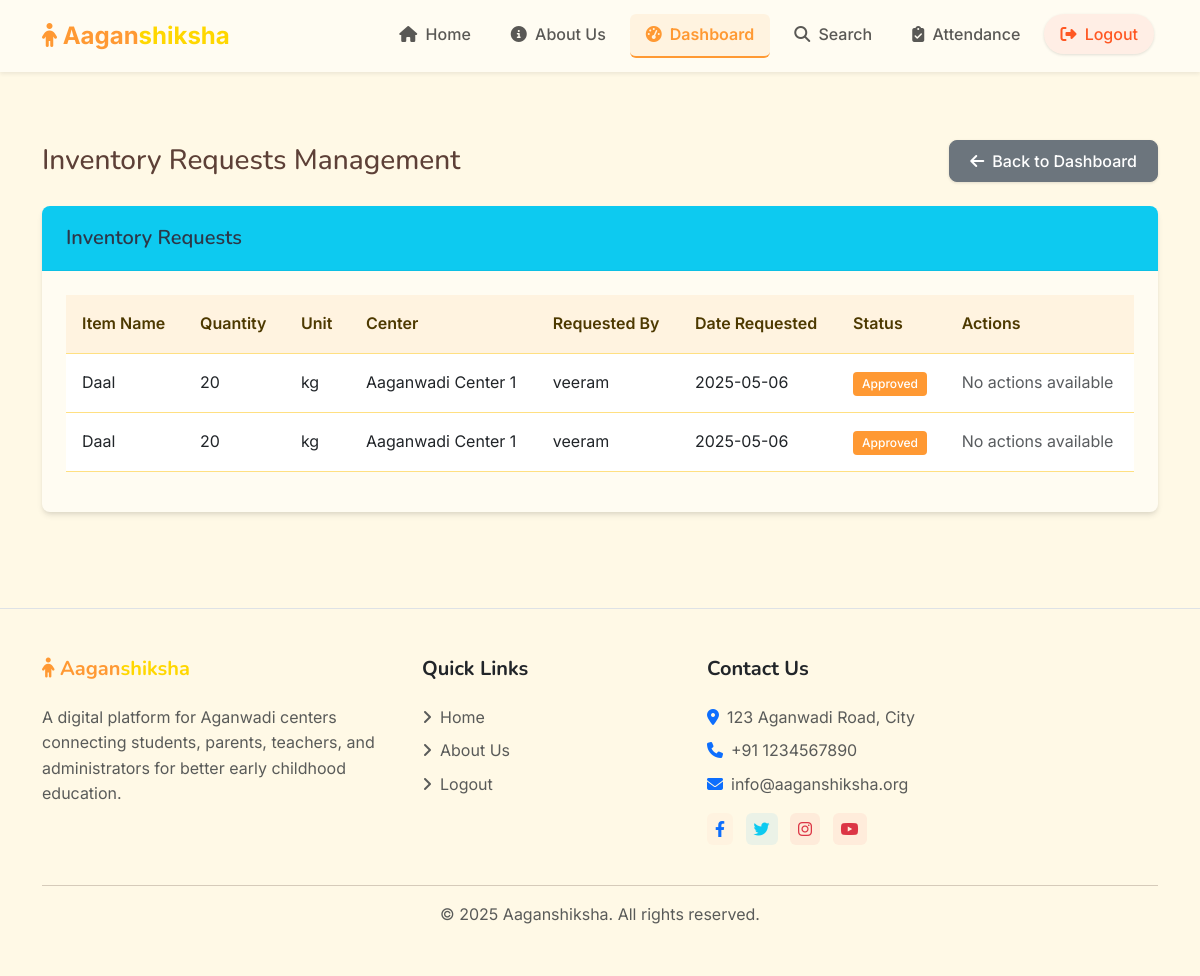
The app's page /admin/inventory-requests (signed in), older data.
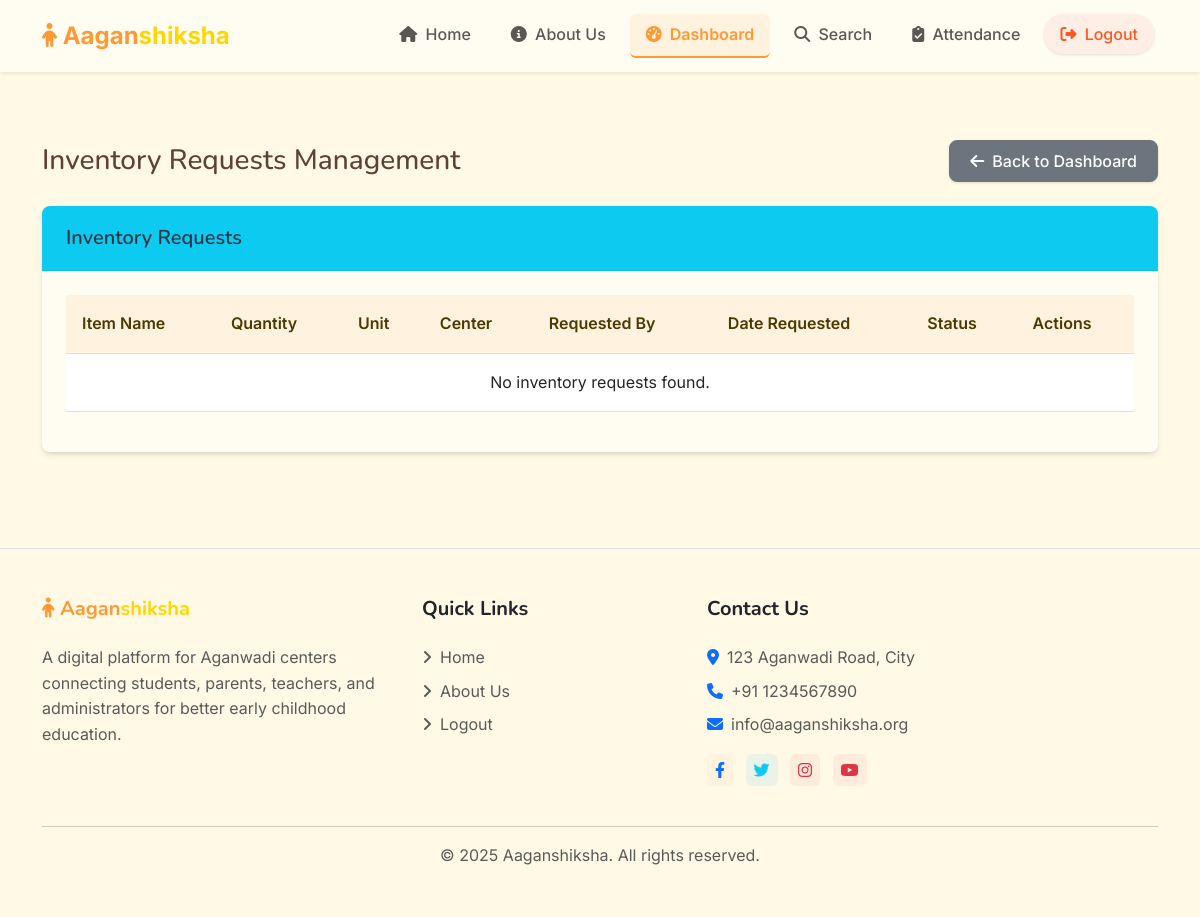
The same page, newer data.
### models.py (models this page shows, shortened)
class InventoryRequest(db.Model):
    id = db.Column(db.Integer, primary_key=True, autoincrement=True)
    item_name = db.Column(db.String(100), nullable=False)
    quantity = db.Column(db.Integer, default=0)
    unit = db.Column(db.String(20))
    description = db.Column(db.Text)
    center_id = db.Column(db.Integer, db.ForeignKey('center.id'), nullable=False)
    user_id = db.Column(db.Integer, db.ForeignKey('user.id'), nullable=False)
    status = db.Column(db.String(20), default='pending')  # 'pending', 'approved', 'rejected'
    created_at = db.Column(db.DateTime, default=datetime.utcnow)
    updated_at = db.Column(db.DateTime, default=datetime.utcnow, onupdate=datetime.utcnow)
    center = db.relationship('Center', backref='inventory_requests')
    requester = db.relationship('User', foreign_keys=[user_id], backref='requested_inventory_items')

class Center(db.Model):
    id = db.Column(db.Integer, primary_key=True)
    name = db.Column(db.String(100), nullable=False)
    address = db.Column(db.String(200), nullable=False)
    contact_number = db.Column(db.String(15))
    email = db.Column(db.String(120))
    created_at = db.Column(db.DateTime, default=datetime.utcnow)
    students = db.relationship('Student', backref='center', lazy=True)
    inventory_items = db.relationship('Inventory', backref='center', lazy=True)

class User(UserMixin, db.Model):
    id = db.Column(db.Integer, primary_key=True)
    username = db.Column(db.String(64), unique=True, nullable=False)
    email = db.Column(db.String(120), unique=True, nullable=False)
    password_hash = db.Column(db.String(256), nullable=False)
    role = db.Column(db.String(20), nullable=False)  # 'admin', 'teacher'
    aadhar_number = db.Column(db.String(12), unique=True, nullable=False)
    phone_number = db.Column(db.String(15), nullable=True)
    address = db.Column(db.String(200), nullable=True)
    created_at = db.Column(db.DateTime, default=datetime.utcnow)
    center_id = db.Column(db.Integer, db.ForeignKey('center.id'), nullable=True)  # Only required for teachers
    center = db.relationship('Center', backref='teachers', lazy=True)
    complaints = db.relationship('Complaint', backref='author', lazy=True)
    nutrition_tips = db.relationship('NutritionTip', backref='created_by', lazy=True)
    activities = db.relationship('Activity', backref='created_by', lazy=True)

### routes/admin.py (the view)
@admin_bp.route('/inventory-requests')
@login_required
@admin_required
def inventory_requests():
    requests = InventoryRequest.query.order_by(InventoryRequest.created_at.desc()).all()
    print(f"Found {len(requests)} inventory requests")
    requests_with_data = db.session.query(
        InventoryRequest,
        User.username.label('requester_name'),
        Center.name.label('center_name')
    ).join(
        User, User.id == InventoryRequest.user_id
    ).join(
        Center, Center.id == InventoryRequest.center_id
    ).order_by(InventoryRequest.created_at.desc()).all()
    return render_template('admin/inventory_requests.html', inventory_requests=requests_with_data)

### templates/admin/inventory_requests.html (shortened to what this page needs)
{% extends 'base.html' %}
{% block content %}
<div class="container py-4">
    <div class="d-flex justify-content-between align-items-center mb-4">
        <h1 class="h3 mb-0">Inventory Requests Management</h1>
        <a href="{{ url_for('admin.dashboard') }}" class="btn btn-secondary">
            <i class="fas fa-arrow-left me-2"></i>Back to Dashboard
        </a>
    </div>
    <div class="card">
        <div class="card-header bg-info text-white">
            <h5 class="mb-0">Inventory Requests</h5>
        </div>
        <div class="card-body">
            <div class="table-responsive">
                <table class="table table-hover">
                    <thead>
                        <tr>
                            <th>Item Name</th>
                            <th>Quantity</th>
                            <th>Unit</th>
                            <th>Center</th>
                            <th>Requested By</th>
                            <th>Date Requested</th>
                            <th>Status</th>
                            <th>Actions</th>
                        </tr>
                    </thead>
                    <tbody>
                        {% if inventory_requests %}
                            {% for item in inventory_requests %}
                                {% set request = item[0] if item is iterable and item|length > 1 else item %}
                                <tr>
                                    <td>{{ request.item_name }}</td>
                                    <td>{{ request.quantity }}</td>
                                    <td>{{ request.unit }}</td>
                                    <td>
                                        {% if item is iterable and item|length > 1 %}
                                            {{ item.center_name }}
                                        {% else %}
                                            {{ request.center.name if request.center else 'Unknown' }}
                                        {% endif %}
                                    </td>
                                    <td>
                                        {% if item is iterable and item|length > 1 %}
                                            {{ item.requester_name }}
                                        {% else %}
                                            {{ request.requester.username if request.requester else 'Unknown' }}
                                        {% endif %}
                                    </td>
                                    <td>{{ request.created_at.strftime('%Y-%m-%d') }}</td>
                                    <td>
                                        <span class="badge {% if request.status == 'pending' %}bg-warning{% elif request.status == 'approved' %}bg-success{% else %}bg-danger{% endif %}">
                                            {{ request.status.capitalize() }}
                                        </span>
                                    </td>
                                    <td>
                                        {% if request.status == 'pending' %}
                                            <div class="btn-group btn-group-sm">
                                                <form action="{{ url_for('admin.approve_inventory_request', id=request.id) }}" method="POST" style="display: inline;">
                                                    <input type="hidden" name="csrf_token" value="{{ csrf_token() }}">
                                                    <button type="submit" class="btn btn-success" title="Approve">
                                                        <i class="fas fa-check"></i>
                                                    </button>
                                                </form>
                                                <form action="{{ url_for('admin.reject_inventory_request', id=request.id) }}" method="POST" style="display: inline;">
                                                    <input type="hidden" name="csrf_token" value="{{ csrf_token() }}">
                                                    <button type="submit" class="btn btn-danger" title="Reject">
                                                        <i class="fas fa-times"></i>
                                                    </button>
                                                </form>
                                            </div>
                                        {% else %}
                                            <span class="text-muted">No actions available</span>
                                        {% endif %}
                                    </td>
                                </tr>
                            {% endfor %}
                        {% else %}
                            <tr>
                                <td colspan="8" class="text-center">No inventory requests found.</td>
                            </tr>
                        {% endif %}
                    </tbody>
                </table>
            </div>
        </div>
    </div>
</div>
{% endblock %}

### templates/base.html (shortened to what this page needs)
<!DOCTYPE html>
<html lang="en" data-bs-theme="light">
<head>
    <link href="https://cdn.jsdelivr.net/npm/bootstrap@5.3.0/dist/css/bootstrap.min.css" rel="stylesheet">
    <link rel="stylesheet" href="https://cdnjs.cloudflare.com/ajax/libs/font-awesome/6.4.0/css/all.min.css">
    <link rel="stylesheet" href="https://cdnjs.cloudflare.com/ajax/libs/animate.css/4.1.1/animate.min.css">
    <link rel="stylesheet" href="{{ url_for('static', filename='css/style.css') }}">
</head>
<body>
    <nav class="navbar navbar-expand-lg fixed-top shadow-sm navbar-light" style="background-color: #FFFCF2;">
        <div class="container">
            <a class="navbar-brand fw-bold" href="{{ url_for('home.index') }}">
                <i class="fas fa-child" style="color: #FF9933; background: transparent;"></i>
                <span style="color: #FF9933;">Aagan</span><span style="color: #FFD700;">shiksha</span>
            </a>
            <div class="collapse navbar-collapse" id="navbarNav">
                <ul class="navbar-nav ms-auto">
                    <li class="nav-item mx-1">
                        <a class="nav-link rounded px-3 {% if request.path == '/' %}active{% endif %}" href="{{ url_for('home.index') }}">
                            <i class="fas fa-home me-1"></i> Home
                        </a>
                    </li>
                    <li class="nav-item mx-1">
                        <a class="nav-link rounded px-3 {% if request.path == '/about' %}active{% endif %}" href="{{ url_for('home.about') }}">
                            <i class="fas fa-info-circle me-1"></i> About Us
                        </a>
                    </li>
                    {% if current_user.is_authenticated %}
                        {% if current_user.role == 'admin' %}
                            <li class="nav-item mx-1">
                                <a class="nav-link rounded px-3 {% if '/admin/' in request.path and not '/admin/search' in request.path %}active{% endif %}" href="{{ url_for('admin.dashboard') }}">
                                    <i class="fas fa-tachometer-alt me-1"></i> Dashboard
                                </a>
                            </li>
                            <li class="nav-item mx-1">
                                <a class="nav-link rounded px-3 {% if '/admin/search' in request.path %}active{% endif %}" href="{{ url_for('admin.search') }}">
                                    <i class="fas fa-search me-1"></i> Search
                                </a>
                            </li>
                        {% elif current_user.role == 'teacher' %}
                            <li class="nav-item mx-1">
                                <a class="nav-link rounded px-3 {% if '/teacher/' in request.path %}active{% endif %}" href="{{ url_for('teacher.dashboard') }}">
                                    <i class="fas fa-chalkboard-teacher me-1"></i> Dashboard
                                </a>
                            </li>
                        {% endif %}
                        <li class="nav-item mx-1">
                            <a class="nav-link rounded px-3 {% if '/attendance/' in request.path %}active{% endif %}" href="{{ url_for('attendance.index') }}">
                                <i class="fas fa-clipboard-check me-1"></i> Attendance
                            </a>
                        </li>
                        <li class="nav-item mx-1">
                            <a class="nav-link rounded-pill btn btn-soft-danger px-3" href="{{ url_for('auth.logout') }}">
                                <i class="fas fa-sign-out-alt me-1"></i> Logout
                            </a>
                        </li>
                    {% else %}
                        <li class="nav-item mx-1">
                            <a class="nav-link rounded-pill btn btn-soft-primary px-3 {% if '/auth/login' in request.path %}active{% endif %}" href="{{ url_for('auth.login') }}">
                                <i class="fas fa-sign-in-alt me-1"></i> Login
                            </a>
                        </li>
                    {% endif %}
                </ul>
            </div>
        </div>
    </nav>
    <div style="height: 76px;"></div>
    <main class="py-4">
        {% block content %}{% endblock %}
    </main>
    <footer style="background-color: #FFF9E6;" class="py-5 mt-5 border-top">
        <div class="container">
            <div class="row g-4">
                <div class="col-lg-4 col-md-6">
                    <div class="mb-4">
                        <h5 class="fw-bold mb-4">
                            <i class="fas fa-child" style="color: #FF9933;"></i>
                            <span style="color: #FF9933;">Aagan</span><span style="color: #FFD700;">shiksha</span>
                        </h5>
                        <p class="text-muted">A digital platform for Aganwadi centers connecting students, parents, teachers, and administrators for better early childhood education.</p>
                    </div>
                </div>
                <div class="col-lg-3 col-md-6">
                    <div class="mb-4">
                        <h5 class="fw-bold text-dark mb-4">Quick Links</h5>
                        <ul class="list-unstyled">
                            <li class="mb-2"><a href="{{ url_for('home.index') }}" class="text-decoration-none text-muted"><i class="fas fa-angle-right me-2"></i>Home</a></li>
                            <li class="mb-2"><a href="{{ url_for('home.about') }}" class="text-decoration-none text-muted"><i class="fas fa-angle-right me-2"></i>About Us</a></li>
                            {% if current_user.is_authenticated %}
                                <li class="mb-2"><a href="{{ url_for('auth.logout') }}" class="text-decoration-none text-muted"><i class="fas fa-angle-right me-2"></i>Logout</a></li>
                            {% else %}
                                <li class="mb-2"><a href="{{ url_for('auth.login') }}" class="text-decoration-none text-muted"><i class="fas fa-angle-right me-2"></i>Login</a></li>
                            {% endif %}
                        </ul>
                    </div>
                </div>
                <div class="col-lg-5 col-md-6">
                    <div class="mb-4">
                        <h5 class="fw-bold text-dark mb-4">Contact Us</h5>
                        <div class="text-muted">
                            <p class="mb-2"><i class="fas fa-map-marker-alt text-primary me-2"></i>123 Aganwadi Road, City</p>
                            <p class="mb-2"><i class="fas fa-phone text-primary me-2"></i>+91 1234567890</p>
                            <p class="mb-2"><i class="fas fa-envelope text-primary me-2"></i>info@aaganshiksha.org</p>
                        </div>
                        <div class="social-icons mt-3">
                            <a href="#" class="text-decoration-none me-2"><i class="fab fa-facebook-f p-2 rounded bg-soft-primary text-primary"></i></a>
                            <a href="#" class="text-decoration-none me-2"><i class="fab fa-twitter p-2 rounded bg-soft-info text-info"></i></a>
                            <a href="#" class="text-decoration-none me-2"><i class="fab fa-instagram p-2 rounded bg-soft-danger text-danger"></i></a>
                            <a href="#" class="text-decoration-none"><i class="fab fa-youtube p-2 rounded bg-soft-danger text-danger"></i></a>
                        </div>
                    </div>
                </div>
            </div>
            <hr>
            <div class="text-center text-muted">
                <p class="mb-0">&copy; {{ current_year|default(2025) }} Aaganshiksha. All rights reserved.</p>
            </div>
        </div>
    </footer>
</body>
</html>

Row changes from the older to the newer data that the page shows:
removed InventoryRequest: item_name "Daal", quantity "20", unit "kg", center_name "Aaganwadi Center 1", requester_name "veeram", created_at "2025-05-06", status "Approved", shows "No actions available"
removed InventoryRequest: item_name "Daal", quantity "20", unit "kg", center_name "Aaganwadi Center 1", requester_name "veeram", created_at "2025-05-06", status "Approved", shows "No actions available"
Text that changed along with them:
text now shown: "No inventory requests found."
